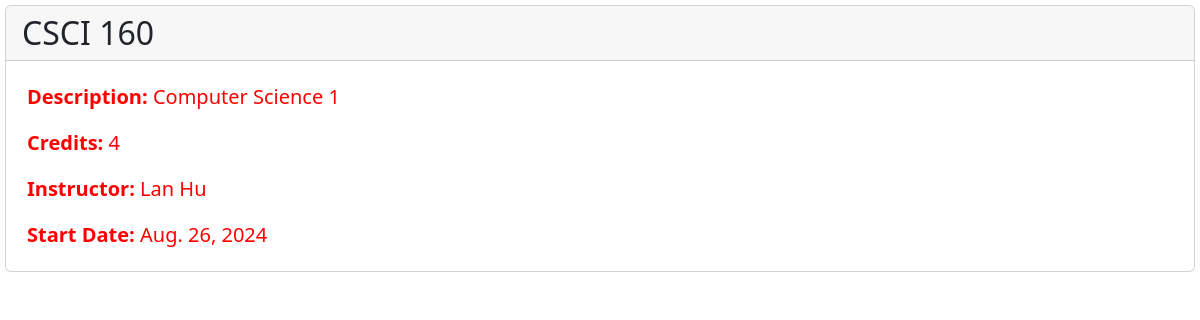
The page /courses/1/ on the database its author committed.
### courses/models.py (models this page shows, shortened)
class Course(models.Model):
    course_id = models.AutoField(primary_key = True)
    course_title = models.CharField(max_length = 30)
    course_description = models.CharField(max_length = 50)
    credit = models.IntegerField()
    instructor = models.CharField(max_length = 30)
    start_date = models.DateField()

### courses/views.py (the view)
# urls.py: path('courses/<int:pk>/', views.course_detail, name = 'course_detail')
def course_detail(request, pk):
    course = Course.objects.get(pk = pk)
    course_dict = {'course' : course}
    return render(request, 'courses/course_detail.html', context=course_dict)

### templates/courses/course_detail.html (shortened to what this page needs)
<!DOCTYPE html>
<html lang="en">
  <head>
    <link
      href="https://cdn.jsdelivr.net/npm/bootstrap@5.2.3/dist/css/bootstrap.min.css"
      rel="stylesheet"
    />
    <link rel="stylesheet" type="text/css" href="css/design.css" />
  </head>
  <body>
    <div class="card">
      <h2 class="card-header">{{course.course_title}}</h2>
      <div class="card-body">
        <blockquote class="blockquote mb-0">
          <p><b>Description: </b>{{course.course_description}}</p>
          <p><b>Credits: </b>{{course.credit}}</p>
          <p><b>Instructor: </b>{{course.instructor}}</p>
          <p><b>Start Date: </b>{{course.start_date}}</p>
        </blockquote>
      </div>
    </div>
  </body>
</html>

### css/design.css (style rules this page uses)
div { margin: 5px; }
p { color: red; }

### rows shown on the page
Course: course_title "CSCI 160", course_description "Computer Science 1", credit "4", instructor "Lan Hu", start_date "Aug. 26, 2024"
